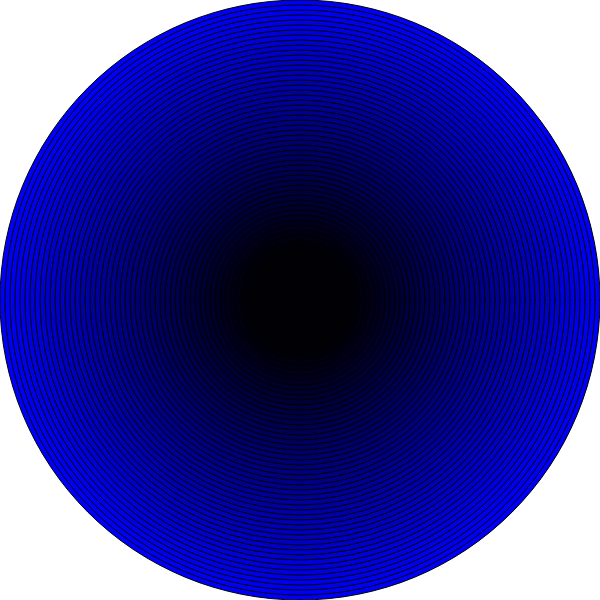
Frame 1 (no input)
Frame 60 (no input): identical to frame 1, image omitted
Frame 120 (the mouse pressed at the canvas centre since frame 60): identical to frame 1, image omitted

The p5.js sketch that drew this single still picture (run headless with seeded random() and noise() and a simulated clock; from frame 60 on, the mouse is pressed at the canvas centre):

// p5.js sketch
// ── sketch.js
var xPos = 300;
var yPos = 300;

function setup() {
  createCanvas(600, 600);
}

function draw() {
  background(255);

 var blueColor = 255;
 fill(0, 0, blueColor);


//i++ = i=i+1
// for (var sizeOfCicle = 300; sizeOfCicle > 0; sizeOfCicle = sizeOfCicle - 10){
for (var i=0; i<50; i++){
   blueColor -= 5;
   fill(0, 0, blueColor);
   var circleSize = width - i*10
   ellipse(xPos, yPos, circleSize, circleSize)
 }

}
